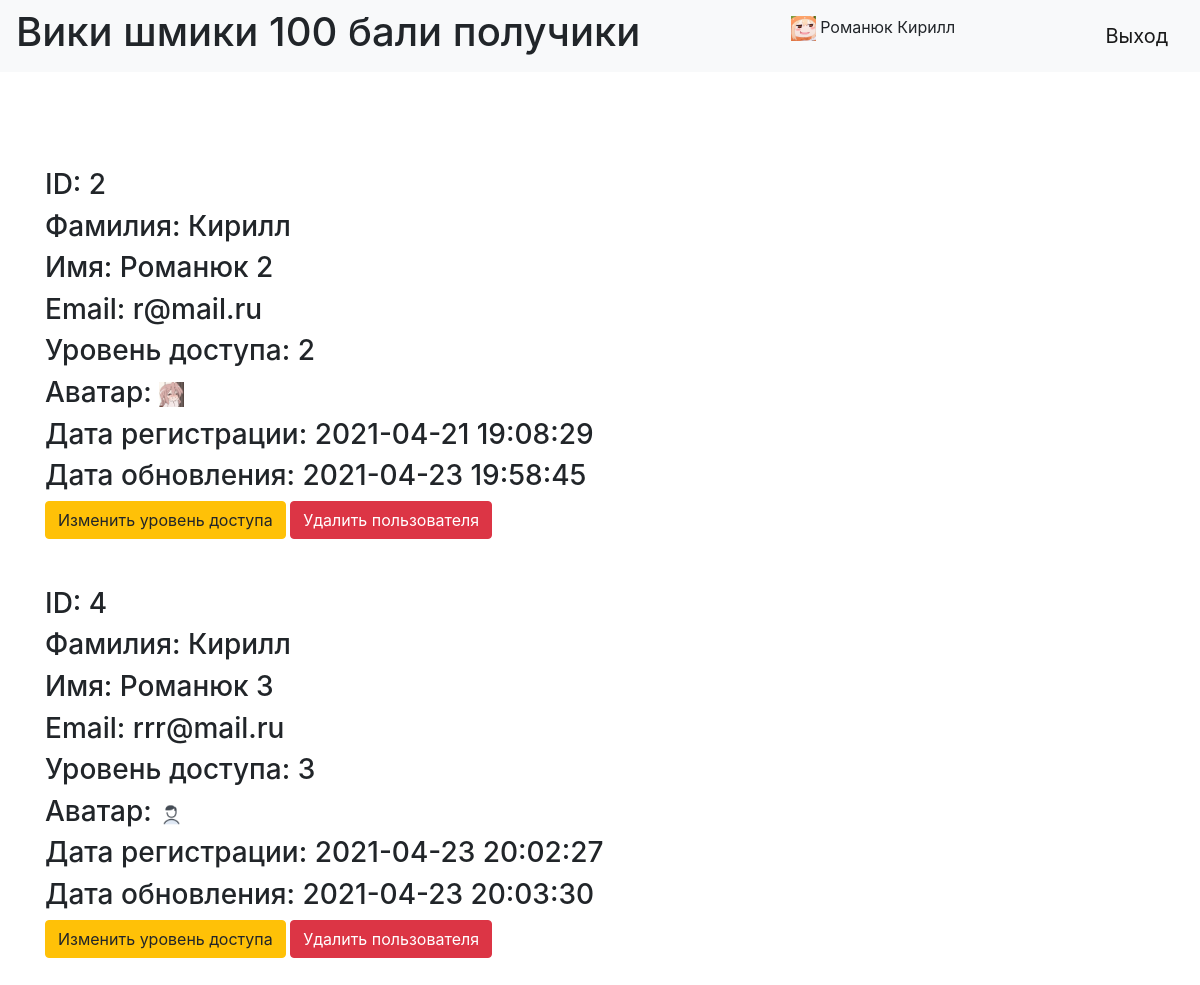
The app's page /users (signed in) with its own data.
### data/users.py (models this page shows, shortened)
class User(SqlAlchemyBase, UserMixin):
    __tablename__ = 'users'
    id = sqlalchemy.Column(sqlalchemy.Integer,
                           primary_key=True, autoincrement=True)
    surname = sqlalchemy.Column(sqlalchemy.String, nullable=True)
    name = sqlalchemy.Column(sqlalchemy.String, nullable=True)
    email = sqlalchemy.Column(sqlalchemy.String, unique=True)
    hashed_password = sqlalchemy.Column(sqlalchemy.String, nullable=True)
    level = sqlalchemy.Column(sqlalchemy.Integer, nullable=True, default=3)
    image_id = sqlalchemy.Column(sqlalchemy.String, sqlalchemy.ForeignKey("images.id"), default=1)
    registrated_date = sqlalchemy.Column(sqlalchemy.DateTime,
                                         default=datetime.datetime.now().strftime("%Y-%m-%d %H:%M:%S"))
    modified_date = sqlalchemy.Column(sqlalchemy.DateTime,
                                      default=datetime.datetime.now().strftime("%Y-%m-%d %H:%M:%S"))
    image = orm.relation('Image')

### main.py (the view)
@app.route('/users')
def users():
    users = get_users()
    return render_template('users.html', users=users)

### data/db_session.py (called while the page is built)
def create_session() -> Session:
    global __factory
    return __factory()

### data/images.py (called while the page is built)
    def __repr__(self):
        return f"{self.id}.png"

### main.py (called while the page is built)
def get_users() -> list:
    db_sess = db_session.create_session()
    users = db_sess.query(User).all()
    return users

@login_manager.user_loader
def load_user(user_id):
    db_sess = db_session.create_session()
    return db_sess.query(User).get(user_id)

### templates/users.html
{% extends "base.html" %}
{% block content %}
    <div align="left">
        <br><br>
        {% for user in users %}
            {% if user.level != 1 %}
            <div>
                <h3>ID: {{ user.id }}</h3>
                <h3>Фамилия: {{ user.surname }}</h3>
                <h3>Имя: {{ user.name }}</h3>
                <h3>Email: {{ user.email }}</h3>
                <h3>Уровень доступа: {{ user.level }}</h3>
                <h3>Аватар: <img src="static/img/users/{{ user.image }}" width="25px" height="25px"></h3>
                <h3>Дата регистрации: {{ user.registrated_date }}</h3>
                <h3>Дата обновления: {{ user.modified_date }}</h3>
                {% if current_user.is_authenticated %}
                    {% if current_user.level == 1 %}
                        <a href="users/{{ user.id }}/change_level" class="btn btn-warning">Изменить уровень доступа</a>
                        <a href="users/{{ user.id }}/delete" class="btn btn-danger">Удалить пользователя</a>
                    {% endif %}
                {% endif %}
            </div> <br><br>
            {% endif %}
        {% endfor %}
    </div>
{% endblock %}

### templates/base.html (shortened to what this page needs)
<!doctype html>
<html lang="en">
<head>
    <link rel="stylesheet"
          href="https://stackpath.bootstrapcdn.com/bootstrap/4.4.1/css/bootstrap.min.css"
>
    <link rel="stylesheet"
          href="{{ url_for('static', filename='css/style.css') }}">
</head>
<body>
<header>
    <nav class="navbar navbar-light bg-light">
        <h1>Вики шмики 100 бали получики</h1>
        {% if current_user.is_authenticated %}
            <p>
                <a href="http://127.0.0.1:8080/users/{{ current_user.id }}/change">
                    <img src="{{ url_for('static', filename='img/users/' + current_user.image|string) }}"
                         width="25px" height="25px">
                </a>
                {{ current_user.surname }}
                {{ current_user.name }}
            </p>
            <a class="navbar-brand" href="/logout">Выход</a>
        {% else %}
                <p>
                    <a class="btn btn-primary " href="/register">Зарегистрироваться</a>
                    <a class="btn btn-success" href="/login">Войти</a>
                </p>
        {% endif %}
    </nav><br><br>
</header>
<main role="main" class="container">
    {% block content %}{% endblock %}
</main>
</body>
</html>

### records on screen
User: surname "Романюк", name "Кирилл"
User: id "2", surname "Кирилл", name "Романюк 2", email "r@mail.ru", level "2", shows a picture, registrated_date "2021-04-21 19:08:29", modified_date "2021-04-23 19:58:45"
User: id "4", surname "Кирилл", name "Романюк 3", email "rrr@mail.ru", level "3", shows a picture, registrated_date "2021-04-23 20:02:27", modified_date "2021-04-23 20:03:30"
